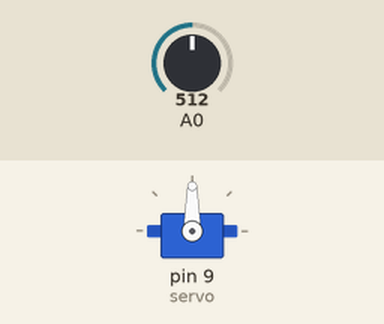
Bench run of a sketch on a simulated Arduino Uno, built with avr-gcc and run on an emulated ATmega328P. Parts: servo. Inputs (shaded band) come from the test bench; at power-on: A0 = 512.

Above: at 1.2 s.
1.3 s: A0 set to 716
At 1.6 s:
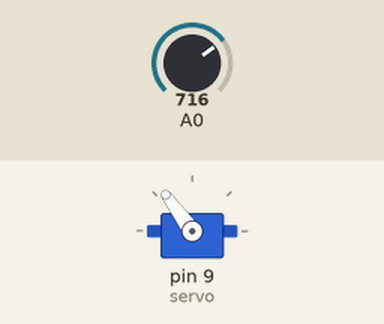
2.8 s: A0 set to 900
At 3.7 s:
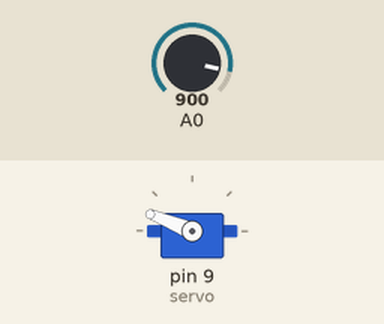
4.3 s: A0 set to 1023
At 5.1 s:
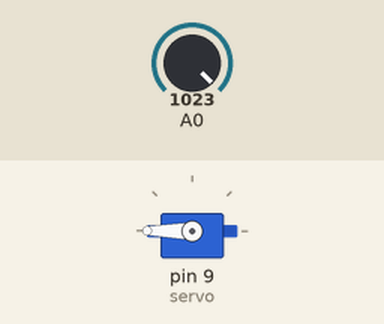
5.8 s: A0 set to 306
At 7.0 s:
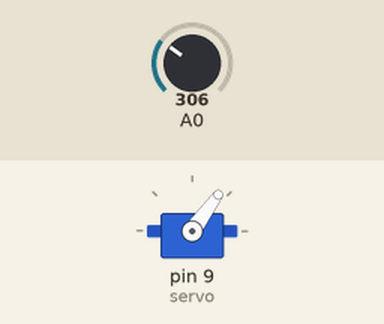
7.3 s: A0 set to 122
At 8.5 s:
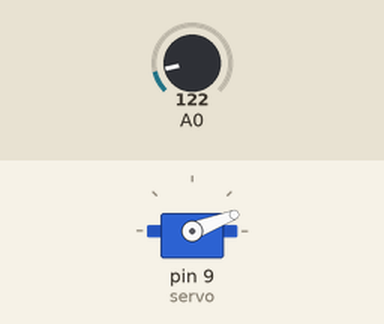
8.8 s: A0 set to 511
At 9.4 s:
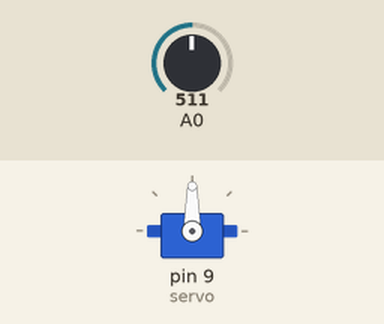
Timing chart, 0 to 11.3 s (numbered marks = the images above; inputs shaded):
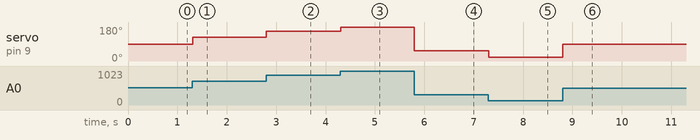

Measured:
- after the input at 1.3 s, servo on pin 9 (servo): 90° → 126° at once
- after the input at 2.8 s, servo on pin 9 (servo): 126° → 158° at once
- after the input at 4.3 s, servo on pin 9 (servo): 158° → 180° at once
- after the input at 5.8 s, servo on pin 9 (servo): 180° → 54° at once
- after the input at 7.3 s, servo on pin 9 (servo): 54° → 21° at once
- after the input at 8.8 s, servo on pin 9 (servo): 21° → 90° at once

The sketch:

example_2.ino
```cpp
// Read a potentiometer on A0 and output corresponding 800–2200 µs servo pulses on D9 to manually position a servo.
//
// Buy this module: https://shillehtek.com/products/servo-tester-rc-ccpm-checker
// Full manual: https://shillehtek.com/blogs/shillehtek-product-manuals/servo-tester-rc-ccpm-checker-manual
// More examples: https://github.com/shillehbean/shillehtek-examples
//

#include <Servo.h>

// Servo signal -> D9, potentiometer wiper -> A0
Servo servo;

void setup() {
  servo.attach(9, 800, 2200);   // match the tester's range
}

void loop() {
  int raw = analogRead(A0);               // 0-1023
  int us = map(raw, 0, 1023, 800, 2200);  // knob -> pulse width
  servo.writeMicroseconds(us);
  delay(15);
}
```
